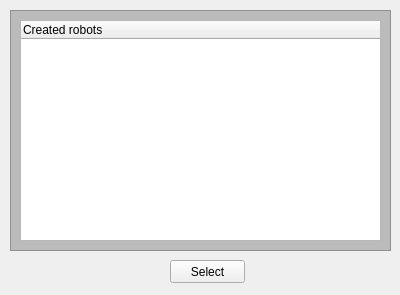
<?xml version="1.0" encoding="UTF-8"?>
<ui version="4.0">
 <class>Form</class>
 <widget class="QWidget" name="Form">
  <property name="geometry">
   <rect>
    <x>0</x>
    <y>0</y>
    <width>400</width>
    <height>295</height>
   </rect>
  </property>
  <property name="windowTitle">
   <string>Form</string>
  </property>
  <widget class="QGraphicsView" name="graphicsView_4">
   <property name="geometry">
    <rect>
     <x>10</x>
     <y>10</y>
     <width>381</width>
     <height>241</height>
    </rect>
   </property>
   <property name="sizePolicy">
    <sizepolicy hsizetype="Preferred" vsizetype="Preferred">
     <horstretch>0</horstretch>
     <verstretch>0</verstretch>
    </sizepolicy>
   </property>
   <property name="styleSheet">
    <string notr="true">QGraphicsView {
	background-color: #BBBBBB
}</string>
   </property>
  </widget>
  <widget class="QTreeWidget" name="dRobotTree">
   <property name="geometry">
    <rect>
     <x>20</x>
     <y>20</y>
     <width>361</width>
     <height>221</height>
    </rect>
   </property>
   <column>
    <property name="text">
     <string>Created robots</string>
    </property>
   </column>
  </widget>
  <widget class="QPushButton" name="robotSelectButton">
   <property name="geometry">
    <rect>
     <x>170</x>
     <y>260</y>
     <width>75</width>
     <height>23</height>
    </rect>
   </property>
   <property name="text">
    <string>Select</string>
   </property>
  </widget>
 </widget>
 <resources/>
 <connections/>
</ui>
